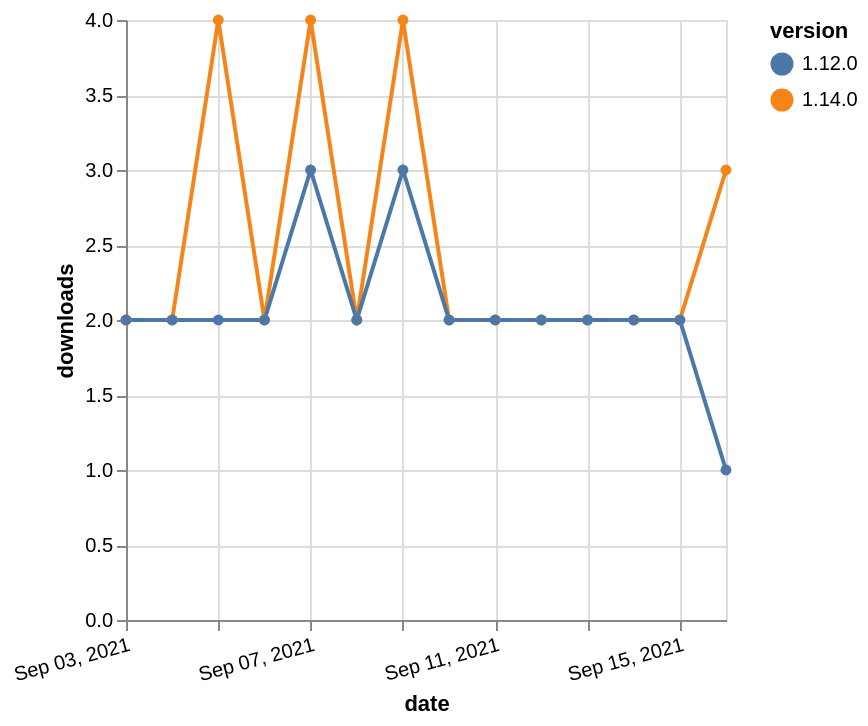

This figure's Vega-Lite source:
### Vega-Lite specification from a JSON file in a GitHub repository (floating-point values rounded to 4 significant figures)
{"$schema": "https://vega.github.io/schema/vega-lite/v5.json", "description": "A simple bar chart with embedded data.", "data": {"values": [{"date": "2021-09-03", "total": 2460, "delta": 2, "version": "1.14.0"}, {"date": "2021-09-04", "total": 2462, "delta": 2, "version": "1.14.0"}, {"date": "2021-09-05", "total": 2466, "delta": 4, "version": "1.14.0"}, {"date": "2021-09-06", "total": 2468, "delta": 2, "version": "1.14.0"}, {"date": "2021-09-07", "total": 2472, "delta": 4, "version": "1.14.0"}, {"date": "2021-09-08", "total": 2474, "delta": 2, "version": "1.14.0"}, {"date": "2021-09-09", "total": 2478, "delta": 4, "version": "1.14.0"}, {"date": "2021-09-10", "total": 2480, "delta": 2, "version": "1.14.0"}, {"date": "2021-09-11", "total": 2482, "delta": 2, "version": "1.14.0"}, {"date": "2021-09-12", "total": 2484, "delta": 2, "version": "1.14.0"}, {"date": "2021-09-13", "total": 2486, "delta": 2, "version": "1.14.0"}, {"date": "2021-09-14", "total": 2488, "delta": 2, "version": "1.14.0"}, {"date": "2021-09-15", "total": 2490, "delta": 2, "version": "1.14.0"}, {"date": "2021-09-16", "total": 2493, "delta": 3, "version": "1.14.0"}, {"date": "2021-09-03", "total": 2348, "delta": 2, "version": "1.12.0"}, {"date": "2021-09-04", "total": 2350, "delta": 2, "version": "1.12.0"}, {"date": "2021-09-05", "total": 2352, "delta": 2, "version": "1.12.0"}, {"date": "2021-09-06", "total": 2354, "delta": 2, "version": "1.12.0"}, {"date": "2021-09-07", "total": 2357, "delta": 3, "version": "1.12.0"}, {"date": "2021-09-08", "total": 2359, "delta": 2, "version": "1.12.0"}, {"date": "2021-09-09", "total": 2362, "delta": 3, "version": "1.12.0"}, {"date": "2021-09-10", "total": 2364, "delta": 2, "version": "1.12.0"}, {"date": "2021-09-11", "total": 2366, "delta": 2, "version": "1.12.0"}, {"date": "2021-09-12", "total": 2368, "delta": 2, "version": "1.12.0"}, {"date": "2021-09-13", "total": 2370, "delta": 2, "version": "1.12.0"}, {"date": "2021-09-14", "total": 2372, "delta": 2, "version": "1.12.0"}, {"date": "2021-09-15", "total": 2374, "delta": 2, "version": "1.12.0"}, {"date": "2021-09-16", "total": 2375, "delta": 1, "version": "1.12.0"}]}, "width": "container", "mark": {"type": "line", "point": {"filled": true}}, "encoding": {"x": {"field": "date", "type": "temporal", "timeUnit": "yearmonthdate", "title": "date", "axis": {"labelAngle": -15}}, "y": {"field": "delta", "type": "quantitative", "title": "downloads"}, "color": {"field": "version", "type": "nominal"}, "tooltip": {"field": "delta"}}}
